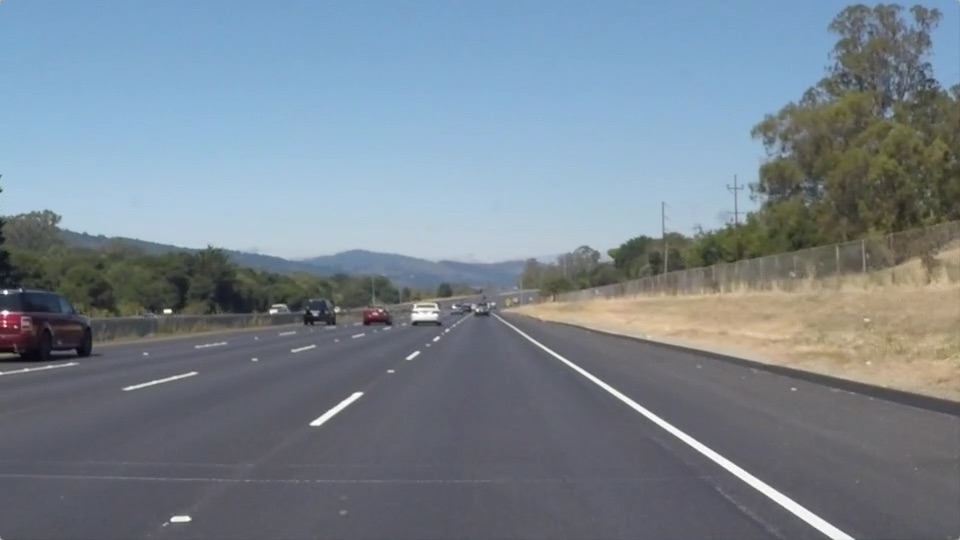
#> input picture test_images/solidWhiteRight.jpg, 960 x 540 px
$ jupyter execute --allow-errors P1.ipynb   (shell and % lines are left out)
#> lines starting #> are read from the running program, lines starting #| are printed output that depends on the picture; after the words box and inside, x2 and y2 are one past the last pixel; in counts of white or black regions, pixels touching at a corner belong together
# Self-Driving Car Engineer Nanodegree

## Project: **Finding Lane Lines on the Road**
***
In this project, you will use the tools you learned about in the lesson to identify lane lines on the road.  You can develop your pipeline on a series of individual images, and later apply the result to a video stream (really just a series of images). Check out the video clip "raw-lines-example.mp4" (also contained in this repository) to see what the output should look like after using the helper functions below.

Once you have a result that looks roughly like "raw-lines-example.mp4", you'll need to get creative and try to average and/or extrapolate the line segments you've detected to map out the full extent of the lane lines.  You can see an example of the result you're going for in the video "P1_example.mp4".  Ultimately, you would like to draw just one line for the left side of the lane, and one for the right.

In addition to implementing code, there is a brief writeup to complete. The writeup should be completed in a separate file, which can be either a markdown file or a pdf document. There is a [write up template](https://github.com/udacity/CarND-LaneLines-P1/blob/master/writeup_template.md) that can be used to guide the writing process. Completing both the code in the Ipython notebook and the writeup template will cover all of the [rubric points](https://review.udacity.com/#!/rubrics/322/view) for this project.

---
Let's have a look at our first image called 'test_images/solidWhiteRight.jpg'.  Run the 2 cells below (hit Shift-Enter or the "play" button above) to display the image.

**Note: If, at any point, you encounter frozen display windows or other confounding issues, you can always start again with a clean slate by going to the "Kernel" menu above and selecting "Restart & Clear Output".**

---

**The tools you have are color selection, region of interest selection, grayscaling, Gaussian smoothing, Canny Edge Detection and Hough Tranform line detection.  You  are also free to explore and try other techniques that were not presented in the lesson.  Your goal is piece together a pipeline to detect the line segments in the image, then average/extrapolate them and draw them onto the image for display (as below).  Once you have a working pipeline, try it out on the video stream below.**

---

<figure>

 <figcaption>
 <p></p>
 <p style="text-align: center;"> Your output should look something like this (above) after detecting line segments using the helper functions below </p>
 </figcaption>
</figure>
 <p></p>
<figure>

 <figcaption>
 <p></p>
 <p style="text-align: center;"> Your goal is to connect/average/extrapolate line segments to get output like this</p>
 </figcaption>
</figure>

**Run the cell below to import some packages.  If you get an `import error` for a package you've already installed, try changing your kernel (select the Kernel menu above --> Change Kernel).  Still have problems?  Try relaunching Jupyter Notebook from the terminal prompt.  Also, consult the forums for more troubleshooting tips.**

## Import Packages

[cell 1]
#importing some useful packages
import matplotlib.pyplot as plt
import matplotlib.image as mpimg
import numpy as np
import cv2

## Read in an Image

[cell 2]
#reading in an image
image = mpimg.imread('test_images/solidWhiteRight.jpg')
#> image is the input picture: shape (540, 960, 3); mean R, G, B 120.3, 132.6, 143.7

#printing out some stats and plotting
print('This image is:', type(image), 'with dimensions:', image.shape)
#| This image is: <class 'numpy.ndarray'> with dimensions: (540, 960, 3)
plt.imshow(image)  # if you wanted to show a single color channel image called 'gray', for example, call as plt.imshow(gray, cmap='gray')

## Ideas for Lane Detection Pipeline

**Some OpenCV functions (beyond those introduced in the lesson) that might be useful for this project are:**

`cv2.inRange()` for color selection
`cv2.fillPoly()` for regions selection
`cv2.line()` to draw lines on an image given endpoints
`cv2.addWeighted()` to coadd / overlay two images
`cv2.cvtColor()` to grayscale or change color
`cv2.imwrite()` to output images to file
`cv2.bitwise_and()` to apply a mask to an image

**Check out the OpenCV documentation to learn about these and discover even more awesome functionality!**

## Helper Functions

Below are some helper functions to help get you started. They should look familiar from the lesson!

[cell 3]
import math
from scipy.optimize import curve_fit as curve_fit

def grayscale(img):
    """Applies the Grayscale transform
    This will return an image with only one color channel
    but NOTE: to see the returned image as grayscale
    (assuming your grayscaled image is called 'gray')
    you should call plt.imshow(gray, cmap='gray')"""
    return cv2.cvtColor(img, cv2.COLOR_RGB2GRAY)
    # Or use BGR2GRAY if you read an image with cv2.imread()
    # return cv2.cvtColor(img, cv2.COLOR_BGR2GRAY)

def canny(img, low_threshold, high_threshold):
    """Applies the Canny transform"""
    return cv2.Canny(img, low_threshold, high_threshold)

def gaussian_blur(img, kernel_size):
    """Applies a Gaussian Noise kernel"""
    return cv2.GaussianBlur(img, (kernel_size, kernel_size), 0)

def region_of_interest(img, vertices):
    """
    Applies an image mask.

    Only keeps the region of the image defined by the polygon
    formed from `vertices`. The rest of the image is set to black.
    `vertices` should be a numpy array of integer points.
    """
    #defining a blank mask to start with
    mask = np.zeros_like(img)

    #defining a 3 channel or 1 channel color to fill the mask with depending on the input image
    if len(img.shape) > 2:
        channel_count = img.shape[2]  # i.e. 3 or 4 depending on your image
        ignore_mask_color = (255,) * channel_count
    else:
        ignore_mask_color = 255

    #filling pixels inside the polygon defined by "vertices" with the fill color
    cv2.fillPoly(mask, vertices, ignore_mask_color)

    #returning the image only where mask pixels are nonzero
    masked_image = cv2.bitwise_and(img, mask)
    return masked_image


def draw_lines(img, lines, color=[255, 0, 0], thickness=2, averaging = False):
    """
    NOTE: this is the function you might want to use as a starting point once you want to
    average/extrapolate the line segments you detect to map out the full
    extent of the lane (going from the result shown in raw-lines-example.mp4
    to that shown in P1_example.mp4).

    Think about things like separating line segments by their
    slope ((y2-y1)/(x2-x1)) to decide which segments are part of the left
    line vs. the right line.  Then, you can average the position of each of
    the lines and extrapolate to the top and bottom of the lane.

    This function draws `lines` with `color` and `thickness`.
    Lines are drawn on the image inplace (mutates the image).
    If you want to make the lines semi-transparent, think about combining
    this function with the weighted_img() function below
    """
    if(averaging == False):
        for line in lines:
            for x1,y1,x2,y2 in line:
                cv2.line(img, (x1, y1), (x2, y2), color, thickness)

    else: #averaging == true
        #detect slope of lines
        left_x = []
        left_y = []

        right_x = []
        right_y = []

        left_length = []
        right_length = []
        for line in lines:
            for x1,y1,x2,y2 in line:
                # compute slope
                slope = ((y2-y1)/(x2-x1))
                length = np.sqrt((x2-x1)*(x2-x1)+(y2-y1)*(y2-y1))
                # divide different lines by sign of the slope
                if (slope > 0):
                    right_x.append(x1)
                    right_x.append(x2)
                    right_y.append(y1)
                    right_y.append(y2)
                    right_length.append(1/length)
                    right_length.append(1/length)
                elif (slope < 0):
                    left_x.append(x1)
                    left_x.append(x2)
                    left_y.append(y1)
                    left_y.append(y2)
                    left_length.append(1/length)
                    left_length.append(1/length)

        # execute a weighted least square fit with the separated end points of the lines as data points
        # and lengthes of the line segments as weight
        (popt_right,pcov_right) = curve_fit(linear_function, right_x,right_y,sigma=right_length)
        (popt_left,pcov_left) = curve_fit(linear_function, left_x,left_y,sigma=left_length)

        #compute end points of the fitted lines
        #left line
        y_bottom_left= img.shape[0]
        x_bottom_left=int((y_bottom_left-popt_left[1])/popt_left[0])
        y_mid_left = int(0.6*img.shape[0])
        x_mid_left=int((y_mid_left-popt_left[1])/popt_left[0])

        #right line
        y_bottom_right= img.shape[0]
        x_bottom_right=int((y_bottom_right-popt_right[1])/popt_right[0])
        y_mid_right = int(0.6*img.shape[0])
        x_mid_right=int((y_mid_right-popt_right[1])/popt_right[0])

        cv2.line(img, (x_bottom_right, y_bottom_right), (x_mid_right, y_mid_right), color, 10)
        cv2.line(img, (x_bottom_left, y_bottom_left), (x_mid_left, y_mid_left), color, 10)
def linear_function(x,a,b):
    return (a*x+b)


def hough_lines(img, rho, theta, threshold, min_line_len, max_line_gap, average = False):
    """
    `img` should be the output of a Canny transform.

    Returns an image with hough lines drawn.
    """
    lines = cv2.HoughLinesP(img, rho, theta, threshold, np.array([]), minLineLength=min_line_len, maxLineGap=max_line_gap)
    line_img = np.zeros((img.shape[0], img.shape[1], 3), dtype=np.uint8)
    mpimg.imsave('test_images/hough'+str(x)+'.jpg',img)
    draw_lines(line_img, lines,averaging = average)
    return line_img

# Python 3 has support for cool math symbols.

def weighted_img(img, initial_img, α=0.8, β=1., γ=0.):
    """
    `img` is the output of the hough_lines(), An image with lines drawn on it.
    Should be a blank image (all black) with lines drawn on it.

    `initial_img` should be the image before any processing.

    The result image is computed as follows:

    initial_img * α + img * β + γ
    NOTE: initial_img and img must be the same shape!
    """
    return cv2.addWeighted(initial_img, α, img, β, γ)

## Test Images

Build your pipeline to work on the images in the directory "test_images"
**You should make sure your pipeline works well on these images before you try the videos.**

[cell 4]
import os
os.listdir("test_images/")

## Build a Lane Finding Pipeline

Build the pipeline and run your solution on all test_images. Make copies into the `test_images_output` directory, and you can use the images in your writeup report.

Try tuning the various parameters, especially the low and high Canny thresholds as well as the Hough lines parameters.

[cell 5]
# TODO: Build your pipeline that will draw lane lines on the test_images
# then save them to the test_images_output directory.

#reading in th images
image0 = mpimg.imread('test_images/solidWhiteCurve.jpg')
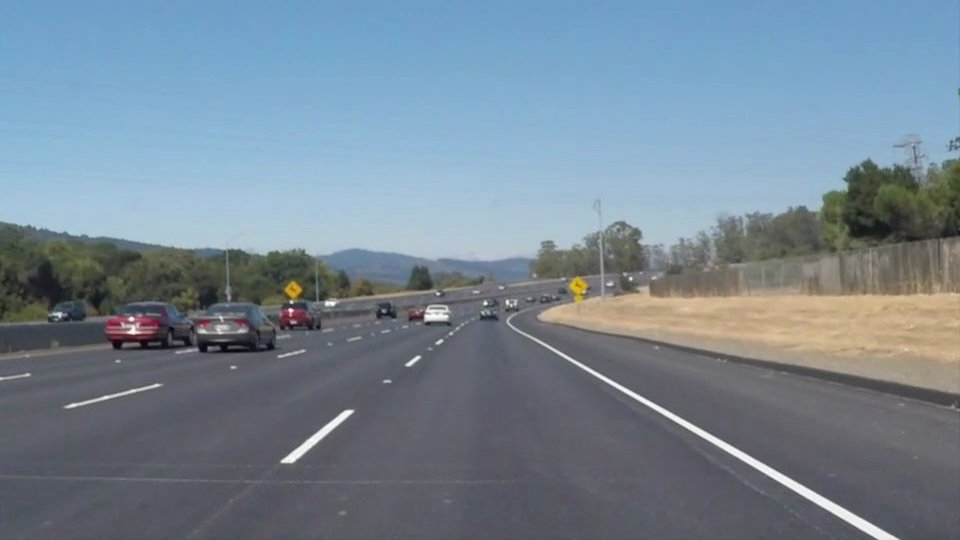
#> input picture test_images/solidWhiteCurve.jpg, 960 x 540 px
#> image0 is the input picture: shape (540, 960, 3); mean R, G, B 118.5, 134.5, 148.1
image1 = mpimg.imread('test_images/whiteCarLaneSwitch.jpg')
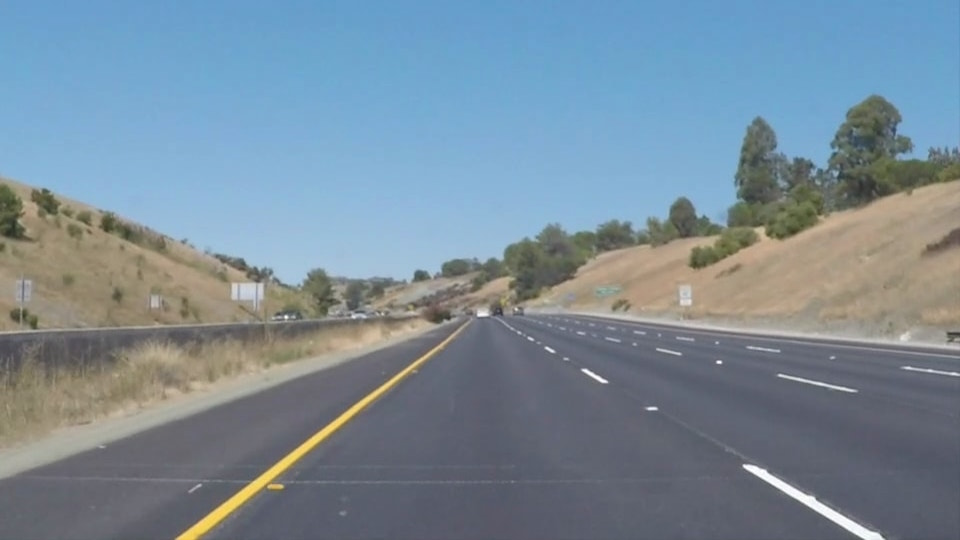
#> input picture test_images/whiteCarLaneSwitch.jpg, 960 x 540 px
#> image1 is the input picture: shape (540, 960, 3); mean R, G, B 121.2, 139.4, 152.9
image2 = mpimg.imread('test_images/solidWhiteRight.jpg')
image3 = mpimg.imread('test_images/solidYellowCurve2.jpg')
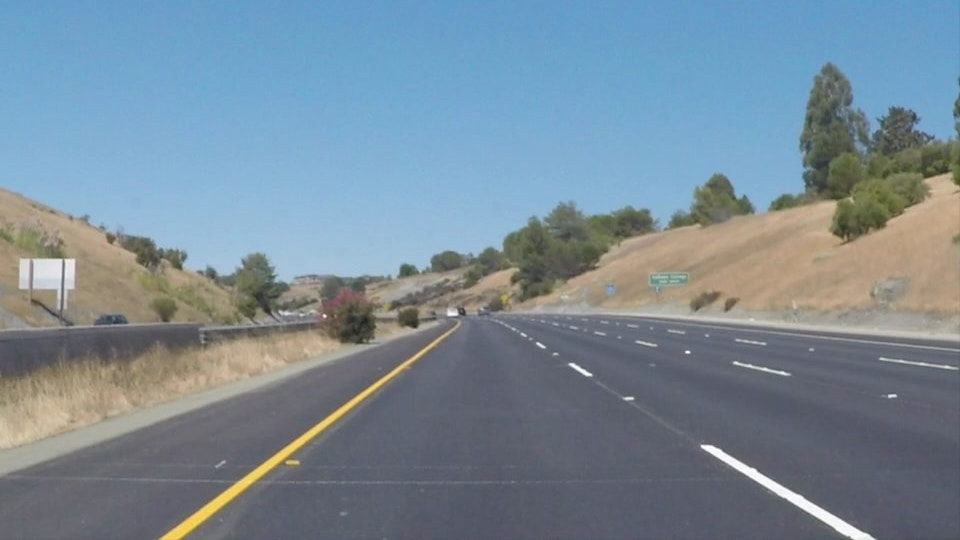
#> input picture test_images/solidYellowCurve2.jpg, 960 x 540 px
#> image3 is the input picture: shape (540, 960, 3); mean R, G, B 120.7, 138.6, 151.5
image4 = mpimg.imread('test_images/solidYellowLeft.jpg')
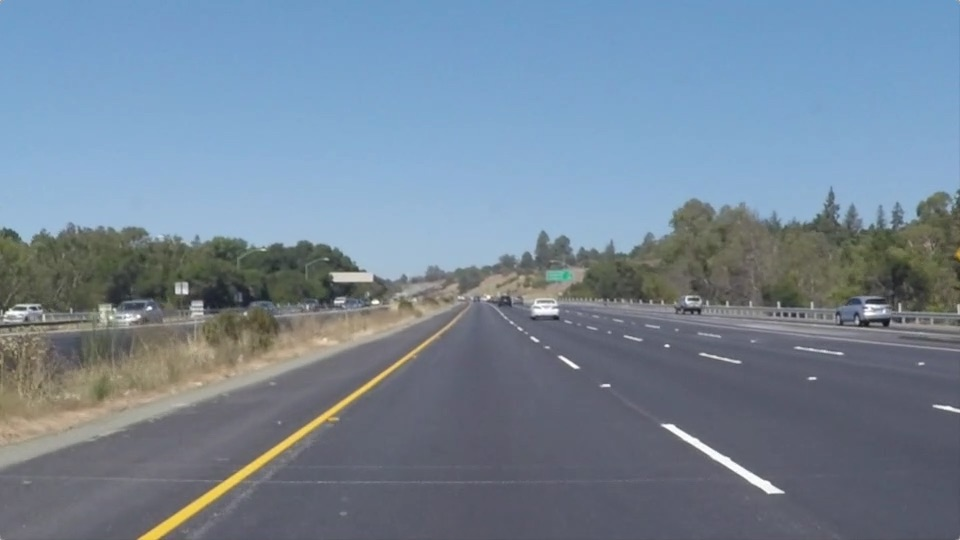
#> input picture test_images/solidYellowLeft.jpg, 960 x 540 px
#> image4 is the input picture: shape (540, 960, 3); mean R, G, B 116.5, 133.6, 150.8
image5 = mpimg.imread('test_images/solidYellowCurve.jpg')
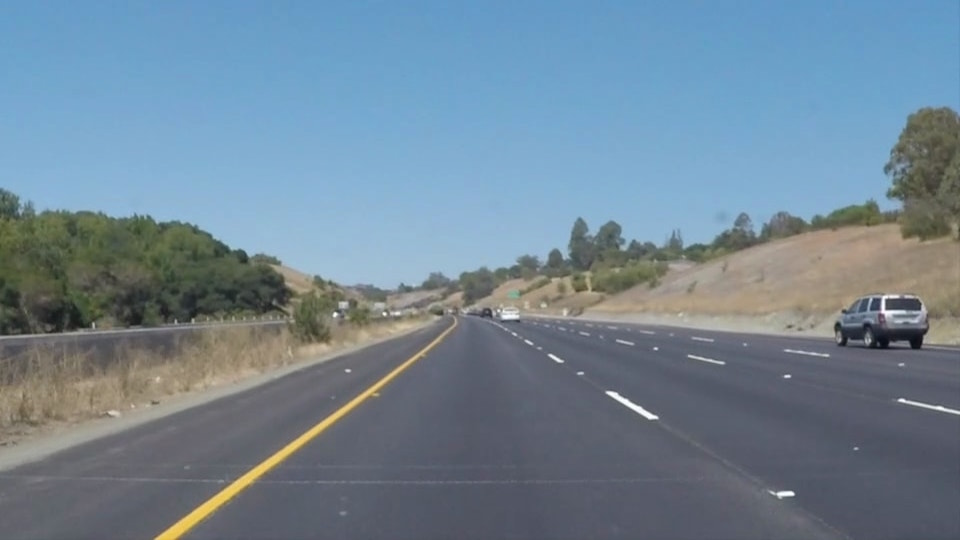
#> input picture test_images/solidYellowCurve.jpg, 960 x 540 px
#> image5 is the input picture: shape (540, 960, 3); mean R, G, B 113, 133.4, 149
image =[image0, image1, image2, image3, image4, image5]

#manipulation of the images
roi = []
gray = []
blur_gray = []
edges = []
hough = []
combined = []
fig=plt.figure(figsize=(30,30))
for x in range(0, 5):


    # convert images to grayscale
    gray.append(grayscale(image[x]))

    # smooth gradients
    blur_gray.append(gaussian_blur(gray[x],5))

    # detect edges with canny filter
    edges.append(canny(blur_gray[x], 50, 150))


    # use regions of interest only
    ysize = image[x].shape[0]
    xsize = image[x].shape[1]
    vertices = np.array([[(0.05*xsize,ysize),(0.47*xsize,0.6*ysize), (0.53*xsize,0.6*ysize), (0.95*xsize,ysize)]], dtype=np.int32)
    roi.append(region_of_interest(edges[x], np.array(vertices)))

    # detect hough lines
    hough.append(hough_lines(roi[x],2,np.pi/180,15,40,20, average = True))

    # combine original image and lines
    combined.append(weighted_img(hough[x],image[x]))

    # plot final image
    fig.add_subplot(6,1,x+1)
    plt.imshow(combined[x])
#> this loop made 5 passes
#> pass 1, in region_of_interest, `masked_image = cv2.bitwise_and(img, mask)`:
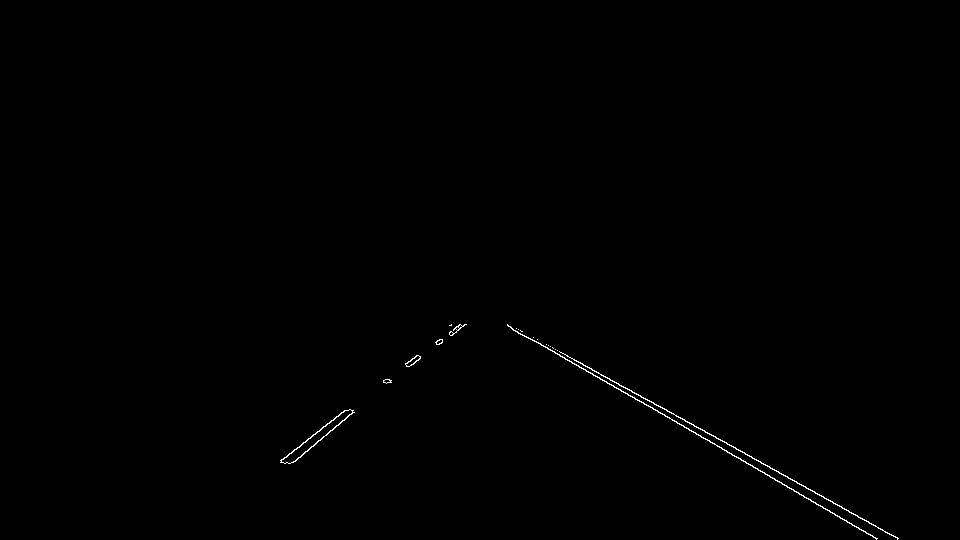
#> masked_image: shape (540, 960); 0.29% white in thin lines or dots, all inside (x1, y1, x2, y2) = (280, 324, 899, 540)
#> pass 1, in hough_lines, `mpimg.imsave('test_images/hough'+str(x)+'.jpg',img)`:
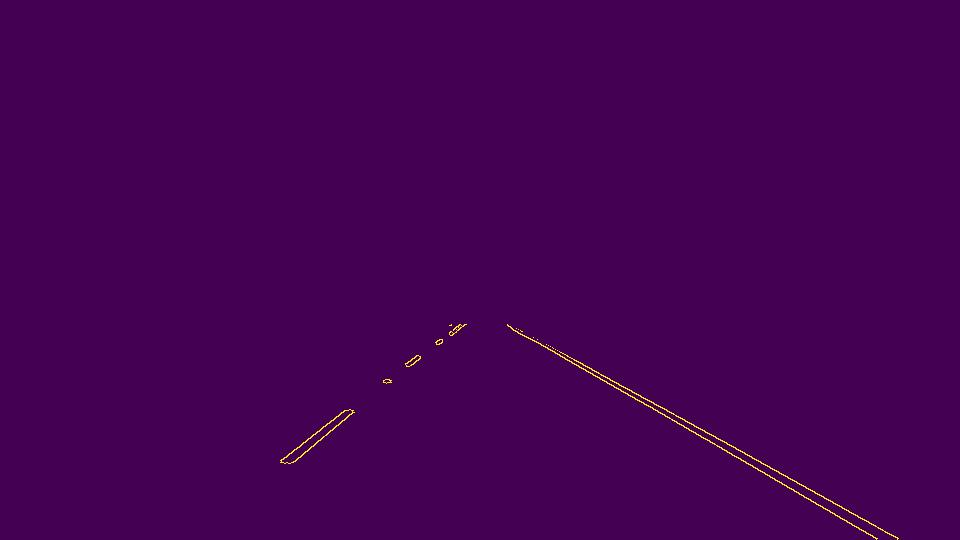
#> saved as hough0.jpg: shape (540, 960, 3); mean R, G, B 68.5, 0.7, 82.9
#> pass 2, in hough_lines (call 2), `mpimg.imsave('test_images/hough'+str(x)+'.jpg',img)`:
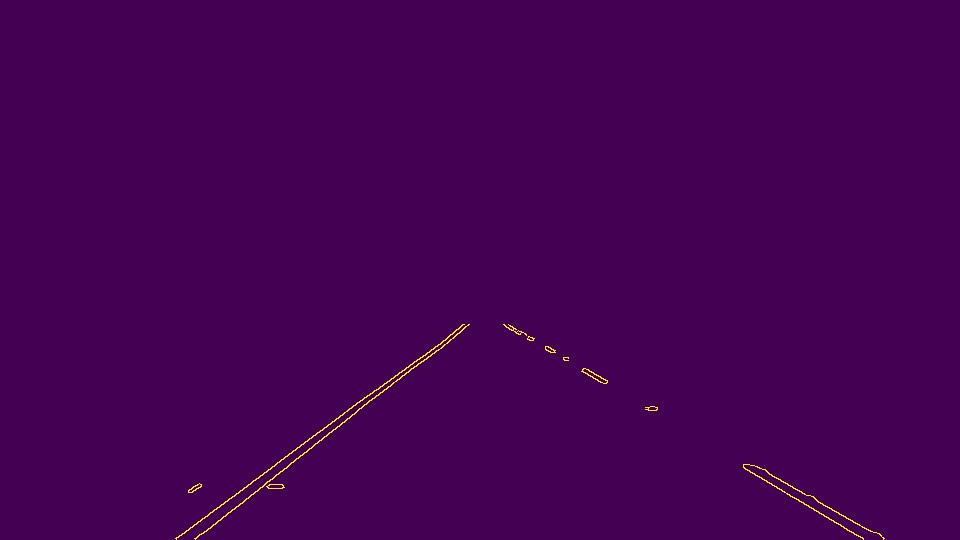
#> saved as hough1.jpg: shape (540, 960, 3); mean R, G, B 68.6, 0.8, 82.9
#> after the loop, blur_gray = 5 items; combined = 5 items; edges = 5 items; gray = 5 items; hough = 5 items; roi = 5 items

    # save final immage
    #mpimg.imsave('test_images/edges'+str(x)+'.jpg',edges[x])
    #mpimg.imsave('test_images/result'+str(x)+'.jpg',combined[x])
plt.show()
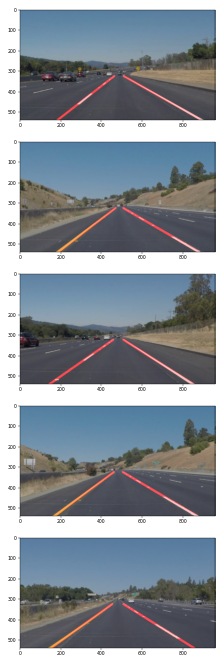
#> figure drawn by matplotlib, 5 panels
